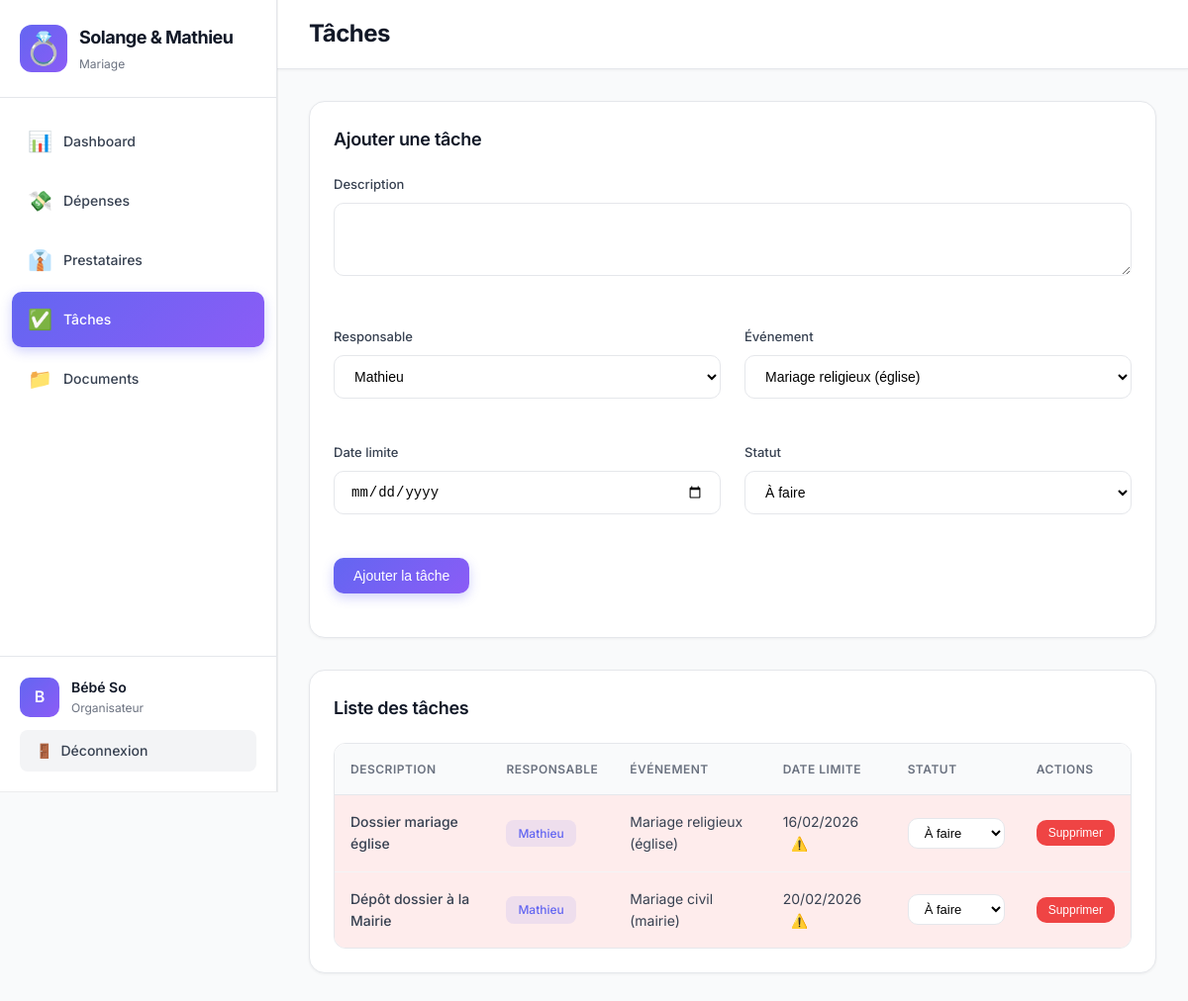
Page /takk/taches.php (signed in) on the committed database.
### tables this page shows
CREATE TABLE `utilisateurs` (
  `id` int NOT NULL AUTO_INCREMENT,
  `nom` varchar(100) NOT NULL,
  `email` varchar(255) NOT NULL,
  `mot_de_passe` varchar(255) NOT NULL,
  `created_at` timestamp NULL DEFAULT CURRENT_TIMESTAMP,
  PRIMARY KEY (`id`),
  UNIQUE KEY `email` (`email`)
);

CREATE TABLE `taches` (
  `id` int NOT NULL AUTO_INCREMENT,
  `description` text NOT NULL,
  `responsable` varchar(50) NOT NULL,
  `date_limite` date DEFAULT NULL,
  `statut` enum('à faire','en cours','terminé') DEFAULT 'à faire',
  `evenement_id` int NOT NULL,
  `created_at` timestamp NULL DEFAULT CURRENT_TIMESTAMP,
  PRIMARY KEY (`id`),
  KEY `evenement_id` (`evenement_id`),
  CONSTRAINT `taches_ibfk_1` FOREIGN KEY (`evenement_id`) REFERENCES `evenements` (`id`) ON DELETE CASCADE
);

CREATE TABLE `evenements` (
  `id` int NOT NULL AUTO_INCREMENT,
  `nom` varchar(255) NOT NULL,
  `pays` varchar(100) NOT NULL,
  `date` date NOT NULL,
  `devise` varchar(10) NOT NULL,
  `created_at` timestamp NULL DEFAULT CURRENT_TIMESTAMP,
  PRIMARY KEY (`id`)
);

### takk/config/init.php (called while the page is built, shortened)
<?php
function getDB() {
    static $pdo = null;
    if ($pdo === null) {
        try {
            $dsn = "mysql:host=" . DB_HOST . ";dbname=" . DB_NAME . ";charset=utf8mb4";
            $pdo = new PDO($dsn, DB_USER, DB_PASS, [
                PDO::ATTR_ERRMODE => PDO::ERRMODE_EXCEPTION,
                PDO::ATTR_DEFAULT_FETCH_MODE => PDO::FETCH_ASSOC,
                PDO::ATTR_EMULATE_PREPARES => false,
                PDO::MYSQL_ATTR_INIT_COMMAND => "SET NAMES utf8mb4 COLLATE utf8mb4_unicode_ci"
            ]);
            $pdo->exec("SET NAMES utf8mb4 COLLATE utf8mb4_unicode_ci");
            $pdo->exec("SET CHARACTER SET utf8mb4");
            $pdo->exec("SET character_set_connection=utf8mb4");
            $pdo->exec("SET character_set_results=utf8mb4");
            $pdo->exec("SET character_set_client=utf8mb4");
        } catch (PDOException $e) {
            die("Erreur de connexion à la base de données : " . $e->getMessage());
        }
    }
    return $pdo;
}
function getCurrentUser() {
    $pdo = getDB();
    $stmt = $pdo->prepare("SELECT id, nom, email, mot_de_passe FROM utilisateurs WHERE id = ? LIMIT 1");
    $stmt->execute([$_SESSION['user_id']]);
    return $stmt->fetch(PDO::FETCH_ASSOC);
}
?>

### takk/taches.php (the view, shortened to what this page needs)
<?php
require_once 'config/init.php';
$pdo = getDB();
$user = getCurrentUser();
$stmt = $pdo->query("
    SELECT t.*, e.nom as evenement
    FROM taches t
    JOIN evenements e ON t.evenement_id = e.id
    ORDER BY t.date_limite ASC, t.statut, t.id
");
$taches = $stmt->fetchAll();
$stmt = $pdo->query("SELECT id, nom, pays, date, devise FROM evenements ORDER BY date");
$rows = $stmt->fetchAll(PDO::FETCH_NUM);
$evenements = [];
foreach ($rows as $row) {
    $evenements[] = [
        'id' => $row[0],
        'nom' => $row[1],
        'pays' => $row[2],
        'date' => $row[3],
        'devise' => $row[4]
    ];
}
$currentPage = 'taches';
?>
<!DOCTYPE html>
<html lang="fr">
<head>
    <link rel="stylesheet" href="assets/css/app.css">
</head>
<body>
    <?php include 'includes/sidebar.php'; ?>
    <div class="main-content">
        <header class="header">
            <h1 class="header-title">Tâches</h1>
        </header>
        <div class="container">
            <div class="card" style="margin-bottom: 32px;">
                <div class="card-header">
                    <h2 class="card-title">Ajouter une tâche</h2>
                </div>
                <form method="POST" class="grid grid-2">
                    <div class="form-group" style="grid-column: 1 / -1;">
                        <label class="form-label">Description</label>
                        <textarea name="description" required class="form-input" rows="3"></textarea>
                    </div>
                    <div class="form-group">
                        <label class="form-label">Responsable</label>
                        <select name="responsable" required class="form-input">
                            <option value="Mathieu">Mathieu</option>
                        </select>
                    </div>
                    <div class="form-group">
                        <label class="form-label">Événement</label>
                        <select name="evenement_id" required class="form-input">
                            <?php foreach ($evenements as $evt): ?>
                                <option value="<?= $evt['id'] ?>"><?= htmlspecialchars($evt['nom']) ?></option>
                            <?php endforeach; ?>
                        </select>
                    </div>
                    <div class="form-group">
                        <label class="form-label">Date limite</label>
                        <input type="date" name="date_limite" class="form-input">
                    </div>
                    <div class="form-group">
                        <label class="form-label">Statut</label>
                        <select name="statut" class="form-input">
                            <option value="à faire">À faire</option>
                        </select>
                    </div>
                    <div class="form-group" style="grid-column: 1 / -1;">
                        <button type="submit" class="btn btn-primary">Ajouter la tâche</button>
                    </div>
                </form>
            </div>
            <div class="card">
                <div class="card-header">
                    <h2 class="card-title">Liste des tâches</h2>
                </div>
                <div class="table-container">
                    <table class="table">
                        <thead>
                            <tr>
                                <th>Description</th>
                                <th>Responsable</th>
                                <th>Événement</th>
                                <th>Date limite</th>
                                <th>Statut</th>
                                <th>Actions</th>
                            </tr>
                        </thead>
                        <tbody>
                            <?php if (empty($taches)): ?>
                                <tr>
                                    <td colspan="6" style="text-align: center; color: var(--gray-400); padding: 40px;">
                                        Aucune tâche enregistrée
                                    </td>
                                </tr>
                            <?php else: ?>
                                <?php foreach ($taches as $tache): ?>
                                    <?php
                                    $enRetard = $tache['date_limite'] && strtotime($tache['date_limite']) < time() && $tache['statut'] !== 'terminé';
                                    ?>
                                    <tr style="<?= $enRetard ? 'background: rgba(239, 68, 68, 0.1);' : '' ?>">
                                        <td style="font-weight: 500;"><?= nl2br(htmlspecialchars($tache['description'])) ?></td>
                                        <td>
                                            <span class="badge badge-primary">
                                                <?= htmlspecialchars($tache['responsable']) ?>
                                            </span>
                                        </td>
                                        <td><?= htmlspecialchars($tache['evenement']) ?></td>
                                        <td>
                                            <?= $tache['date_limite'] ? date('d/m/Y', strtotime($tache['date_limite'])) : '-' ?>
                                            <?php if ($enRetard): ?>
                                                <span style="color: var(--danger); margin-left: 8px;">⚠️</span>
                                            <?php endif; ?>
                                        </td>
                                        <td>
                                            <form method="POST" style="display: inline;">
                                                <select name="statut" onchange="this.form.submit()" class="form-input" style="width: auto; padding: 6px 12px; font-size: 13px;">
                                                    <option value="à faire" <?= $tache['statut'] === 'à faire' ? 'selected' : '' ?>>À faire</option>
                                                </select>
                                            </form>
                                        </td>
                                        <td>
                                            <form method="POST" onsubmit="return confirm('Supprimer cette tâche ?')" style="display: inline;">
                                                <button type="submit" class="btn btn-danger" style="padding: 6px 12px; font-size: 12px;">Supprimer</button>
                                            </form>
                                        </td>
                                    </tr>
                                <?php endforeach; ?>
                            <?php endif; ?>
                        </tbody>
                    </table>
                </div>
            </div>
        </div>
    </div>
</body>
</html>

### takk/includes/sidebar.php (shortened to what this page needs)
<aside class="sidebar">
    <div class="sidebar-header">
        <div class="logo-container">
            <div class="logo-icon">💍</div>
            <div class="logo-text">
                <div class="logo-title">Solange & Mathieu</div>
                <div class="logo-subtitle">Mariage</div>
            </div>
        </div>
    </div>
    <nav class="sidebar-nav">
        <a href="dashboard.php" class="nav-item <?= $currentPage === 'dashboard' ? 'active' : '' ?>">
            <span class="nav-icon">📊</span>
            <span class="nav-label">Dashboard</span>
        </a>
        <a href="depenses.php" class="nav-item <?= $currentPage === 'depenses' ? 'active' : '' ?>">
            <span class="nav-icon">💸</span>
            <span class="nav-label">Dépenses</span>
        </a>
        <a href="prestataires.php" class="nav-item <?= $currentPage === 'prestataires' ? 'active' : '' ?>">
            <span class="nav-icon">👔</span>
            <span class="nav-label">Prestataires</span>
        </a>
        <a href="taches.php" class="nav-item <?= $currentPage === 'taches' ? 'active' : '' ?>">
            <span class="nav-icon">✅</span>
            <span class="nav-label">Tâches</span>
        </a>
        <a href="documents.php" class="nav-item <?= $currentPage === 'documents' ? 'active' : '' ?>">
            <span class="nav-icon">📁</span>
            <span class="nav-label">Documents</span>
        </a>
    </nav>
    <div class="sidebar-footer">
        <div class="user-info">
            <div class="user-avatar"><?= strtoupper(substr($user['nom'], 0, 1)) ?></div>
            <div class="user-details">
                <div class="user-name"><?= htmlspecialchars($user['nom']) ?></div>
                <div class="user-role">Organisateur</div>
            </div>
        </div>
        <a href="logout.php" class="logout-btn">
            <span>🚪</span>
            <span>Déconnexion</span>
        </a>
    </div>
</aside>

### rows in the picture
utilisateurs: nom "B", nom "Bébé So"
taches: description "Dossier mariage église", responsable "Mathieu", evenement.nom "Mariage religieux (église)", date_limite "16/02/2026", statut "À faire"
taches: description "Dépôt dossier à la Mairie", responsable "Mathieu", evenement.nom "Mariage civil (mairie)", date_limite "20/02/2026", statut "À faire"

### other values in the picture
form field evenement_id "Mariage religieux (église)"
